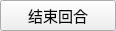
<?xml version="1.0" encoding="UTF-8"?>
<ui version="4.0">
 <class>FinishedTurnBtn</class>
 <widget class="QWidget" name="FinishedTurnBtn">
  <property name="geometry">
   <rect>
    <x>0</x>
    <y>0</y>
    <width>116</width>
    <height>28</height>
   </rect>
  </property>
  <property name="windowTitle">
   <string>Form</string>
  </property>
  <layout class="QHBoxLayout" name="horizontalLayout">
   <property name="spacing">
    <number>0</number>
   </property>
   <property name="leftMargin">
    <number>0</number>
   </property>
   <property name="topMargin">
    <number>0</number>
   </property>
   <property name="rightMargin">
    <number>0</number>
   </property>
   <property name="bottomMargin">
    <number>0</number>
   </property>
   <item>
    <widget class="QPushButton" name="pushButton">
     <property name="font">
      <font>
       <family>微软雅黑</family>
       <pointsize>11</pointsize>
      </font>
     </property>
     <property name="text">
      <string>结束回合</string>
     </property>
    </widget>
   </item>
  </layout>
 </widget>
 <resources/>
 <connections/>
</ui>
